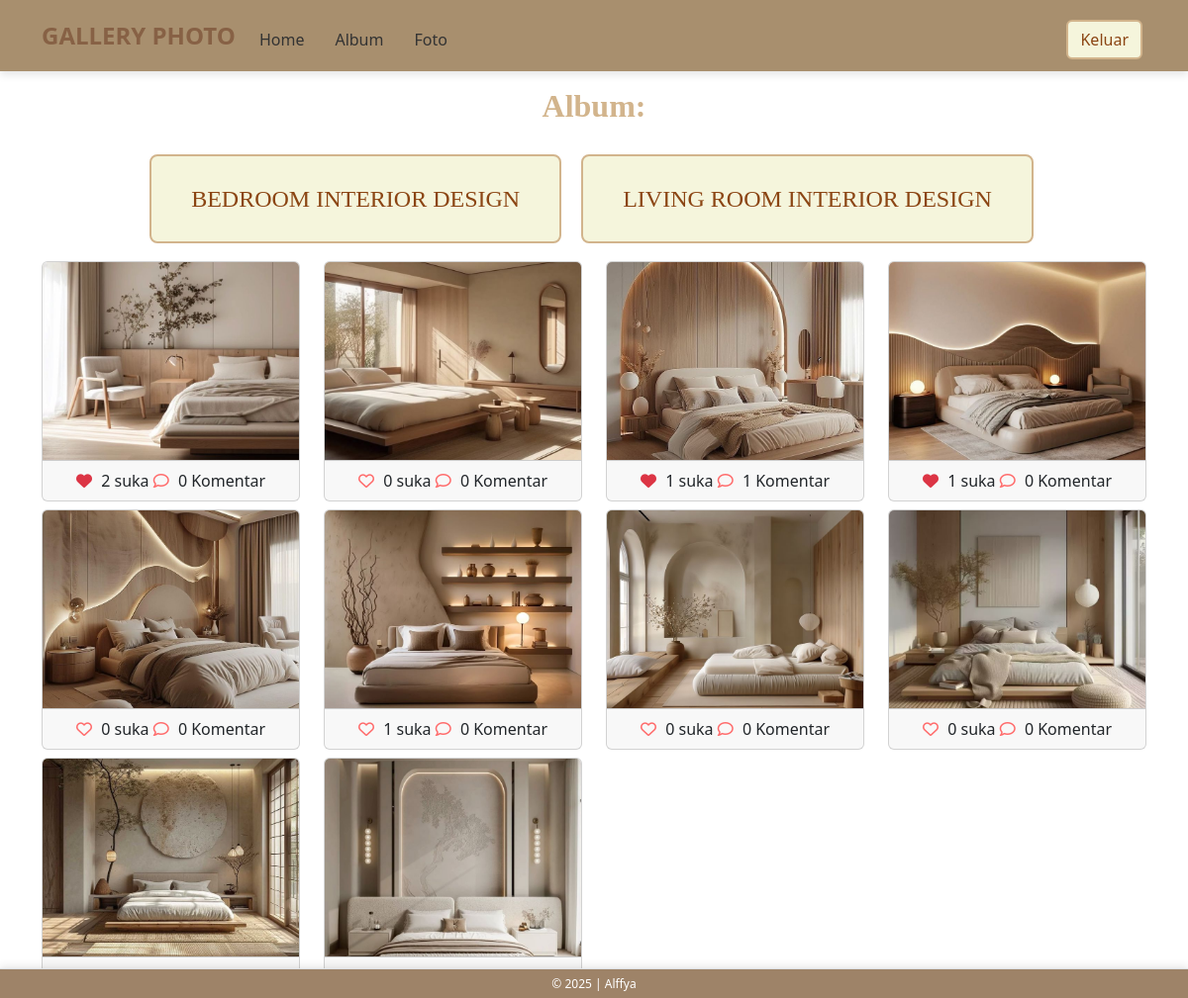
Page /user/home.php?albumid=44 (signed in) on the committed database.
### tables this page shows
CREATE TABLE `album` (
  `albumid` int(11) NOT NULL,
  `namaalbum` varchar(255) NOT NULL,
  `deskripsi` text NOT NULL,
  `tanggalbuat` date NOT NULL,
  `userid` int(11) NOT NULL
);

CREATE TABLE `foto` (
  `fotoid` int(11) NOT NULL,
  `judulfoto` varchar(255) NOT NULL,
  `deskripsifoto` text NOT NULL,
  `tanggalunggah` date NOT NULL,
  `lokasifile` varchar(255) NOT NULL,
  `albumid` int(11) NOT NULL,
  `userid` int(11) NOT NULL
);

### user/home.php (the view, shortened to what this page needs)
<?php
$userid = $_SESSION['userid'];
include '../config/koneksi.php';
?>
<!DOCTYPE html>
<html lang="en">
<head>
    <link rel="stylesheet" type="text/css" href="../assets/css/bootstrap.min.css">
    <link rel="stylesheet" href="../assets/style.css" class="rel">
    <link rel="stylesheet" href="https://cdnjs.cloudflare.com/ajax/libs/font-awesome/6.6.0/css/all.min.css"/>
</head>
<body>
<body style="background-color:rgb(158, 134, 98);">
  <nav class="navbar navbar-expand-lg" style="background-color:rgb(168, 143, 110);">
    <div class="container">
      <a class="navbar-brand" href="index.php" style="color:rgb(135, 97, 69) !important; font-weight: bold;">GALLERY PHOTO</a>
            <div class="collapse navbar-collapse mt-2" id="navbarNavAltMarkup">
                <div class="navbar-nav me-auto">
                    <a href="home.php" class="nav-link">Home</a>
                    <a href="album.php" class="nav-link">Album</a>
                    <a href="foto.php" class="nav-link">Foto</a>
                </div>
                <a href="../config/aksi_logout.php" class="btn m-1" style="border: 2px solid #D2B48C; color:#8B4513; background-color: #F5F5DC;">Keluar</a>
            </div>
        </div>
    </nav>
    <div class="container mt-3">
    <h5 class="album-heading" style="color: #D2B48C !important;">Album:</h5>
        <div class="album-buttons">
        <?php
$album = mysqli_query($koneksi, "SELECT * FROM album WHERE userid='$userid'");
while($row = mysqli_fetch_array($album)) { ?>
    <a href="home.php?albumid=<?php echo $row['albumid'] ?>"
       class="btn album-btn"
       style="background-color: #F5F5DC; color: #8B4513; border: 2px solid #D2B48C;">
       <?php echo $row['namaalbum'] ?>
    </a>
<?php } ?>
</div>
        <div class="row">
        <?php
        if (isset($_GET['albumid'])) {
            $albumid = $_GET['albumid'];
            $query = mysqli_query($koneksi, "SELECT * FROM foto WHERE userid='$userid' AND albumid='$albumid'");
            while($data = mysqli_fetch_array($query)) { ?>
                <div class="col-md-3 mt-2">
                    <div class="card">
                        <img src="../assets/img/<?php echo $data['lokasifile'] ?>" class="card-img-top" title="<?php echo $data['judulfoto'] ?>">
                        <div class="card-footer text-center">
                            <?php
                            $fotoid = $data['fotoid'];
                            $ceksuka = mysqli_query($koneksi, "SELECT * FROM likefoto WHERE fotoid='$fotoid' AND userid='$userid'");
                            if (mysqli_num_rows($ceksuka) == 1) { ?>
                                <a href="../config/proses_like_user.php?fotoid=<?php echo $data['fotoid'] ?>"><i class="fa fa-heart text-danger"></i></a>
                            <?php } else { ?>
                                <a href="../config/proses_like_user.php?fotoid=<?php echo $data['fotoid'] ?>"><i class="fa-regular fa-heart"></i></a>
                            <?php }
                            $like = mysqli_query($koneksi, "SELECT * FROM likefoto WHERE fotoid='$fotoid'");
                            echo mysqli_num_rows($like) . ' suka';
                            $komentar = mysqli_query($koneksi, "SELECT * FROM komentarfoto WHERE fotoid='$fotoid'");
                            $jumlahKomentar = mysqli_num_rows($komentar);
                            ?>
                            <a href="#" data-bs-toggle="modal" data-bs-target="#commentModal<?php echo $fotoid; ?>"><i class="fa-regular fa-comment"></i></a> <?php echo $jumlahKomentar; ?> Komentar
                        </div>
                    </div>
                </div>
            <?php }
        } else {
        } ?>
        </div>
    </div>
    <footer class="d-flex justify-content-center align-items-center border-top mt-3 fixed-bottom text-center w-100"
        style="height: 30px; font-size: 12px; background-color:rgb(158, 131, 104); color: white;">
    <p class="mb-0">&copy; 2025 | Alffya</p>
</footer>
</body>
</html>

### assets/style.css (style rules this page uses)
body { background: url('https://i.pinimg.com/736x/d5/aa/19/d5aa19ca134b0d79ab4e9130da7df75e.jpg') no-repeat center center fixed !important; background-size: cover !important; color: #333; }
.navbar { background-color: rgba(255, 255, 255, 0.8); box-shadow: 0px 4px 8px rgba(0, 0, 0, 0.1); }
.navbar-brand { font-weight: bold; font-size: 1.5rem; color: #000000 !important; }
.navbar-nav .nav-link { color: #333333 !important; margin-right: 15px; }
footer { padding: 10px; background-color: rgba(255, 255, 255, 0.9); color: #333; font-size: 0.9rem; position: fixed; width: 100%; bottom: 0; text-align: center; box-shadow: 0px -2px 8px rgba(0, 0, 0, 0.1); }
.card-footer a { color: #ff6b6b; }
.album-buttons { display: flex; flex-wrap: wrap; gap: 15px; justify-content: center; margin-top: 20px; }
.album-heading { font-family: 'Times New Roman', Times, serif; font-size: 2rem; text-align: center; margin-bottom: 30px; font-weight: bold; color: #333; }
.album-btn { font-family: 'Times New Roman', Times, serif; font-size: 1.2rem; padding: 20px 30px; text-transform: uppercase; border-radius: 8px; transition: all 0.3s ease; background-color: #6c757d; color: white; border: 1px solid #6c757d; }
@media (min-width: 768px) { .album-btn { font-size: 1.5rem; padding: 25px 40px; } }

### user/home.php (style rules this page uses)
.card-img-top { height: 200px; object-fit: cover; }
.album-buttons a { margin: 0 5px 10px 0; }
.card-footer i { margin-right: 5px; }

### rows in the picture
album: namaalbum "BEDROOM INTERIOR DESIGN"
album: namaalbum "LIVING ROOM INTERIOR DESIGN"
foto: lokasifile+judulfoto (picture), mysqli_num_rows($like) "2", jumlahKomentar "0"
foto: lokasifile+judulfoto (picture), mysqli_num_rows($like) "0", jumlahKomentar "0"
foto: lokasifile+judulfoto (picture), mysqli_num_rows($like) "1", jumlahKomentar "1"
foto: lokasifile+judulfoto (picture), mysqli_num_rows($like) "1", jumlahKomentar "0"
foto: lokasifile+judulfoto (picture), mysqli_num_rows($like) "0", jumlahKomentar "0"
foto: lokasifile+judulfoto (picture), mysqli_num_rows($like) "1", jumlahKomentar "0"
foto: lokasifile+judulfoto (picture), mysqli_num_rows($like) "0", jumlahKomentar "0"
foto: lokasifile+judulfoto (picture), mysqli_num_rows($like) "0", jumlahKomentar "0"
foto: lokasifile+judulfoto (picture)
foto: lokasifile+judulfoto (picture)
